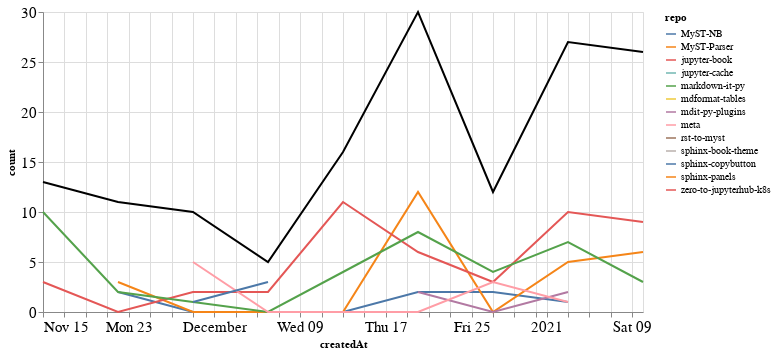

Write notebook code for a chart like this one.
### Markdown cell above
### Comments

### Code cell
comments_time = comments.groupby('repo').resample('W', on='createdAt').count()['author'].reset_index()
comments_time = comments_time.rename(columns={'author': 'count'})
comments_time_total = comments_time.groupby('createdAt').agg({"count": "sum"}).reset_index()
ch1 = alt.Chart(comments_time, width=600).mark_line().encode(
    x='createdAt',
    y='count',
    color='repo',
    tooltip="repo"
)

ch2 = alt.Chart(comments_time_total, width=600).mark_line(color="black").encode(
    x='createdAt',
    y='count',
)

ch1 + ch2

### Figure 1 — Vega-Lite specification as saved in the notebook (floating-point values rounded to 4 significant figures)
{"config": {"axisLeft": {"labelFontSize": 15}, "axisBottom": {"labelFontSize": 15}}, "layer": [{"data": {"name": "data-444c8fecfad62336ae85f2df0499edd0"}, "mark": "line", "encoding": {"color": {"type": "nominal", "field": "repo"}, "tooltip": {"type": "nominal", "field": "repo"}, "x": {"type": "temporal", "field": "createdAt"}, "y": {"type": "quantitative", "field": "count"}}, "width": 600}, {"data": {"name": "data-558124480558ee590f7b7b44c8c1acba"}, "mark": {"type": "line", "color": "black"}, "encoding": {"x": {"type": "temporal", "field": "createdAt"}, "y": {"type": "quantitative", "field": "count"}}, "width": 600}], "$schema": "https://vega.github.io/schema/vega-lite/v4.8.1.json", "datasets": {"data-444c8fecfad62336ae85f2df0499edd0": [{"repo": "MyST-NB", "createdAt": "2020-11-22T00:00:00", "count": 2}, {"repo": "MyST-NB", "createdAt": "2020-11-29T00:00:00", "count": 0}, {"repo": "MyST-NB", "createdAt": "2020-12-06T00:00:00", "count": 0}, {"repo": "MyST-NB", "createdAt": "2020-12-13T00:00:00", "count": 0}, {"repo": "MyST-NB", "createdAt": "2020-12-20T00:00:00", "count": 2}, {"repo": "MyST-NB", "createdAt": "2020-12-27T00:00:00", "count": 2}, {"repo": "MyST-NB", "createdAt": "2021-01-03T00:00:00", "count": 1}, {"repo": "MyST-Parser", "createdAt": "2020-11-22T00:00:00", "count": 3}, {"repo": "MyST-Parser", "createdAt": "2020-11-29T00:00:00", "count": 0}, {"repo": "MyST-Parser", "createdAt": "2020-12-06T00:00:00", "count": 0}, {"repo": "MyST-Parser", "createdAt": "2020-12-13T00:00:00", "count": 0}, {"repo": "MyST-Parser", "createdAt": "2020-12-20T00:00:00", "count": 12}, {"repo": "MyST-Parser", "createdAt": "2020-12-27T00:00:00", "count": 0}, {"repo": "MyST-Parser", "createdAt": "2021-01-03T00:00:00", "count": 5}, {"repo": "MyST-Parser", "createdAt": "2021-01-10T00:00:00", "count": 6}, {"repo": "jupyter-book", "createdAt": "2020-11-15T00:00:00", "count": 3}, {"repo": "jupyter-book", "createdAt": "2020-11-22T00:00:00", "count": 0}, {"repo": "jupyter-book", "createdAt": "2020-11-29T00:00:00", "count": 2}, {"repo": "jupyter-book", "createdAt": "2020-12-06T00:00:00", "count": 2}, {"repo": "jupyter-book", "createdAt": "2020-12-13T00:00:00", "count": 11}, {"repo": "jupyter-book", "createdAt": "2020-12-20T00:00:00", "count": 6}, {"repo": "jupyter-book", "createdAt": "2020-12-27T00:00:00", "count": 3}, {"repo": "jupyter-book", "createdAt": "2021-01-03T00:00:00", "count": 10}, {"repo": "jupyter-book", "createdAt": "2021-01-10T00:00:00", "count": 9}, {"repo": "jupyter-cache", "createdAt": "2020-11-22T00:00:00", "count": 1}, {"repo": "markdown-it-py", "createdAt": "2020-11-15T00:00:00", "count": 10}, {"repo": "markdown-it-py", "createdAt": "2020-11-22T00:00:00", "count": 2}, {"repo": "markdown-it-py", "createdAt": "2020-11-29T00:00:00", "count": 1}, {"repo": "markdown-it-py", "createdAt": "2020-12-06T00:00:00", "count": 0}, {"repo": "markdown-it-py", "createdAt": "2020-12-13T00:00:00", "count": 4}, {"repo": "markdown-it-py", "createdAt": "2020-12-20T00:00:00", "count": 8}, {"repo": "markdown-it-py", "createdAt": "2020-12-27T00:00:00", "count": 4}, {"repo": "markdown-it-py", "createdAt": "2021-01-03T00:00:00", "count": 7}, {"repo": "markdown-it-py", "createdAt": "2021-01-10T00:00:00", "count": 3}, {"repo": "mdformat-tables", "createdAt": "2020-12-13T00:00:00", "count": 1}, {"repo": "mdit-py-plugins", "createdAt": "2020-12-20T00:00:00", "count": 2}, {"repo": "mdit-py-plugins", "createdAt": "2020-12-27T00:00:00", "count": 0}, {"repo": "mdit-py-plugins", "createdAt": "2021-01-03T00:00:00", "count": 2}, {"repo": "meta", "createdAt": "2020-11-29T00:00:00", "count": 5}, {"repo": "meta", "createdAt": "2020-12-06T00:00:00", "count": 0}, {"repo": "meta", "createdAt": "2020-12-13T00:00:00", "count": 0}, {"repo": "meta", "createdAt": "2020-12-20T00:00:00", "count": 0}, {"repo": "meta", "createdAt": "2020-12-27T00:00:00", "count": 3}, {"repo": "meta", "createdAt": "2021-01-03T00:00:00", "count": 1}, {"repo": "rst-to-myst", "createdAt": "2021-01-10T00:00:00", "count": 8}, {"repo": "sphinx-book-theme", "createdAt": "2020-11-22T00:00:00", "count": 3}, {"repo": "sphinx-copybutton", "createdAt": "2020-11-29T00:00:00", "count": 1}, {"repo": "sphinx-copybutton", "createdAt": "2020-12-06T00:00:00", "count": 3}, {"repo": "sphinx-panels", "createdAt": "2020-11-29T00:00:00", "count": 1}, {"repo": "zero-to-jupyterhub-k8s", "createdAt": "2021-01-03T00:00:00", "count": 1}], "data-558124480558ee590f7b7b44c8c1acba": [{"createdAt": "2020-11-15T00:00:00", "count": 13}, {"createdAt": "2020-11-22T00:00:00", "count": 11}, {"createdAt": "2020-11-29T00:00:00", "count": 10}, {"createdAt": "2020-12-06T00:00:00", "count": 5}, {"createdAt": "2020-12-13T00:00:00", "count": 16}, {"createdAt": "2020-12-20T00:00:00", "count": 30}, {"createdAt": "2020-12-27T00:00:00", "count": 12}, {"createdAt": "2021-01-03T00:00:00", "count": 27}, {"createdAt": "2021-01-10T00:00:00", "count": 26}]}}
